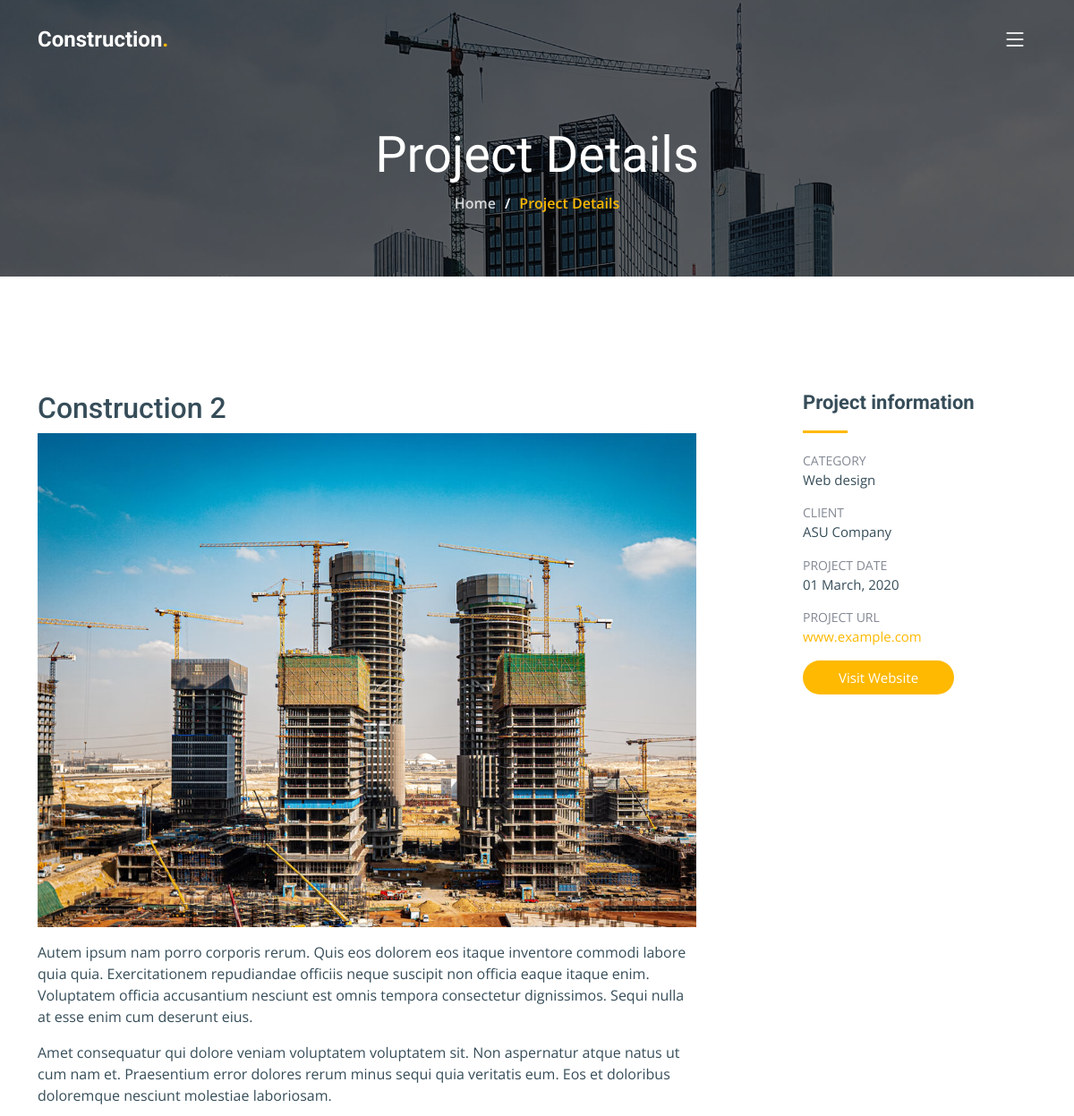
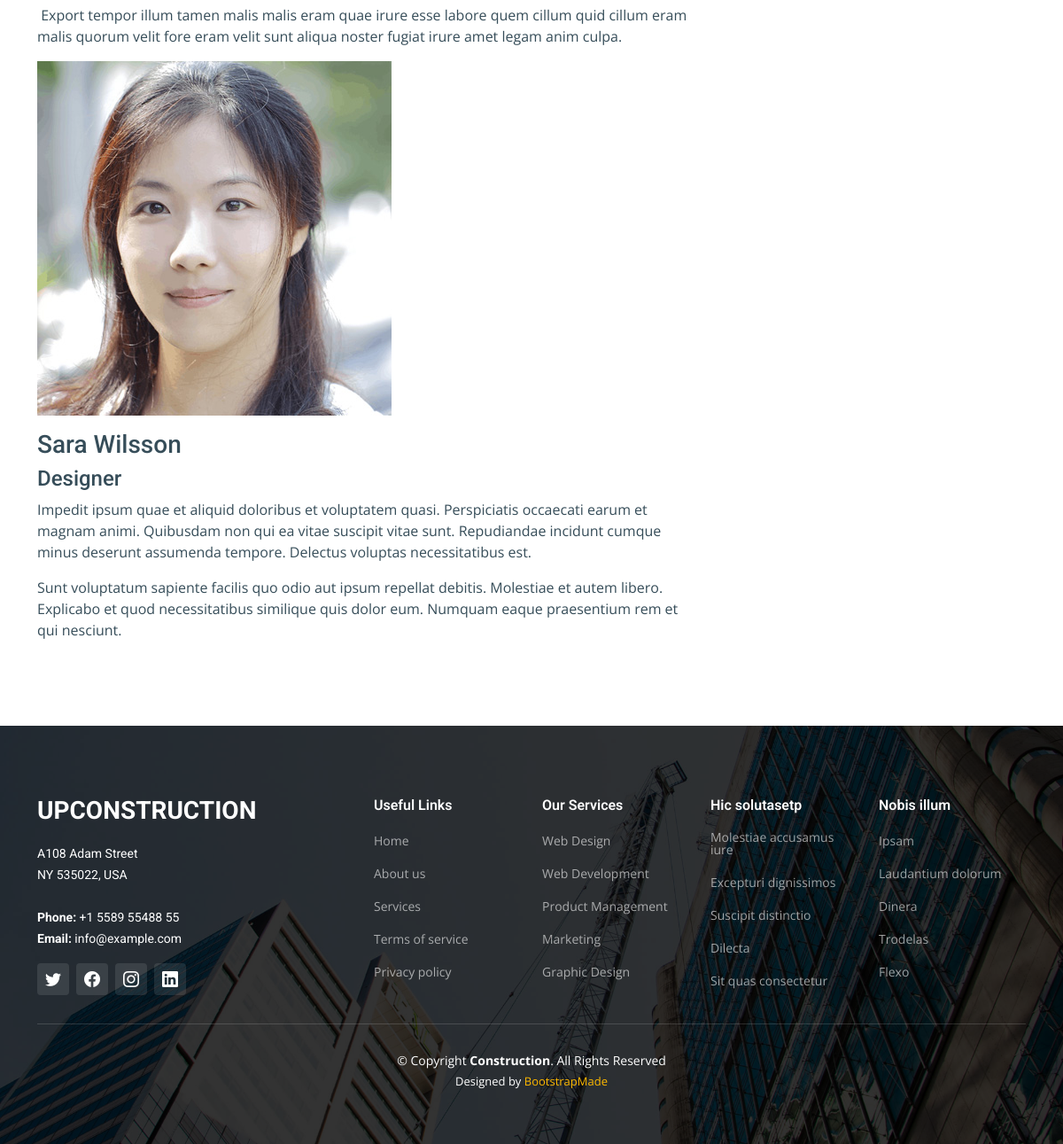
/project-details/5, run on the app's committed database (2 pictures, top to bottom).
### mainApp/models.py (models this page shows, shortened)
class Project(models.Model):
    CHOICE_PROJECT =(
        ('Remodeling','Remodeling'),
        ('Construction', 'Construction'),
        ('Repairs', 'Repairs'),
        ('Design', 'Design'),
    )
    category = models.CharField(max_length=250, choices=CHOICE_PROJECT, default='Remodeling')
    image = models.ImageField(upload_to='projects')
    title = models.CharField(max_length=800)
    details = RichTextField(null=True, blank=True)

### mainApp/views.py (the view)
# urls.py: path('project-details/<pk>', project_details, name='project-details'),
def project_details(request,pk):
    project_details = Project.objects.get(pk=pk)
    return render(request, 'project-details.html', {'pdetails': project_details})

### mainApp/templates/project-details.html
{% extends 'include/base.html' %}
{% load static %}
{% block content %}
  <main id="main">
    <div class="breadcrumbs d-flex align-items-center" style="background-image: url('{%  static 'img/breadcrumbs-bg.jpg' %}');">
      <div class="container position-relative d-flex flex-column align-items-center" data-aos="fade">
        <h2>Project Details</h2>
        <ol>
          <li><a href="{% url 'home' %}">Home</a></li>
          <li>Project Details</li>
        </ol>
      </div>
    </div>
    <section id="project-details" class="project-details">
      <div class="container" data-aos="fade-up" data-aos-delay="100">
        <div class="row justify-content-between gy-4 mt-4">
          <div class="col-lg-8">
              <h2>{{pdetails.title}}</h2>
              <img src="{{pdetails.image.url}}" class="img-fluid" alt="">
              <p>
                {{pdetails.details|safe}}
              </p>
          </div>
          <div class="col-lg-3">
            <div class="portfolio-info">
              <h3>Project information</h3>
              <ul>
                <li><strong>Category</strong> <span>Web design</span></li>
                <li><strong>Client</strong> <span>ASU Company</span></li>
                <li><strong>Project date</strong> <span>01 March, 2020</span></li>
                <li><strong>Project URL</strong> <a href="#">www.example.com</a></li>
                <li><a href="#" class="btn-visit align-self-start">Visit Website</a></li>
              </ul>
            </div>
          </div>
        </div>
      </div>
    </section>
  </main>
{% endblock content %}

### mainApp/static/css/main.css (style rules this page uses)
:root { --font-default: "Open Sans", system-ui, -apple-system, "Segoe UI", Roboto, "Helvetica Neue", Arial, "Noto Sans", "Liberation Sans", sans-serif, "Apple Color Emoji", "Segoe UI Emoji", "Segoe UI Symbol", "Noto Color Emoji"; --font-primary: "Roboto", sans-serif; --font-secondary: "Work Sans", sans-serif; }
:root { --color-default: #364d59; --color-primary: #feb900; --color-secondary: #52565e; }
:root { scroll-behavior: smooth; }
body { font-family: var(--font-default); color: var(--color-default); overflow-x: hidden; }
a { color: var(--color-primary); text-decoration: none; }
h1, h2, h3, h4, h5, h6 { font-family: var(--font-primary); }
section { padding: 80px 0; overflow: hidden; }
.breadcrumbs { padding: 140px 0 60px 0; min-height: 30vh; position: relative; background-size: cover; background-position: center; background-repeat: no-repeat; }
.breadcrumbs:before { content: ""; background-color: rgba(0, 0, 0, 0.6); position: absolute; inset: 0; }
.breadcrumbs h2 { font-size: 56px; font-weight: 500; color: #fff; font-family: var(--font-secondary); }
.breadcrumbs ol { display: flex; flex-wrap: wrap; list-style: none; padding: 0 0 10px 0; margin: 0; font-size: 16px; font-weight: 600; color: var(--color-primary); }
.breadcrumbs ol a { color: rgba(255, 255, 255, 0.8); transition: 0.3s; }
.breadcrumbs ol li+li { padding-left: 10px; }
.breadcrumbs ol li+li::before { display: inline-block; padding-right: 10px; color: #fff; content: "/"; }
.project-details .portfolio-info h3 { font-size: 22px; font-weight: 700; margin-bottom: 20px; padding-bottom: 20px; position: relative; }
.project-details .portfolio-info h3:after { content: ""; position: absolute; display: block; width: 50px; height: 3px; background: var(--color-primary); left: 0; bottom: 0; }
.project-details .portfolio-info ul { list-style: none; padding: 0; font-size: 15px; }
.project-details .portfolio-info ul li { display: flex; flex-direction: column; padding-bottom: 15px; }
.project-details .portfolio-info ul strong { text-transform: uppercase; font-weight: 400; color: #838893; font-size: 14px; }
.project-details .portfolio-info .btn-visit { padding: 8px 40px; background: var(--color-primary); color: #fff; border-radius: 50px; transition: 0.3s; }

### data on the page
Project: title "Construction 2", image (picture), details "Autem ipsum nam porro corporis rerum. Quis eos dolorem eos itaque inventore commodi labore quia quia. Exercitationem repudiandae officiis neque suscipit non officia eaque itaque enim. Voluptatem officia accusantium nesciunt est omnis tempora consectetur dignissimos. Sequi nulla at esse enim cum deserunt eius. Amet consequatur qui dolore veniam voluptatem voluptatem sit. Non aspernatur atque natus ut cum nam et. Praesentium error dolores rerum minus sequi quia veritatis eum. Eos et doloribus doloremque nesciunt molestiae laboriosam. Export tempor illum tamen malis malis eram quae irure esse labore quem cillum quid cillum eram malis quorum velit fore eram velit sunt aliqua noster fugiat irure…", details (picture)
